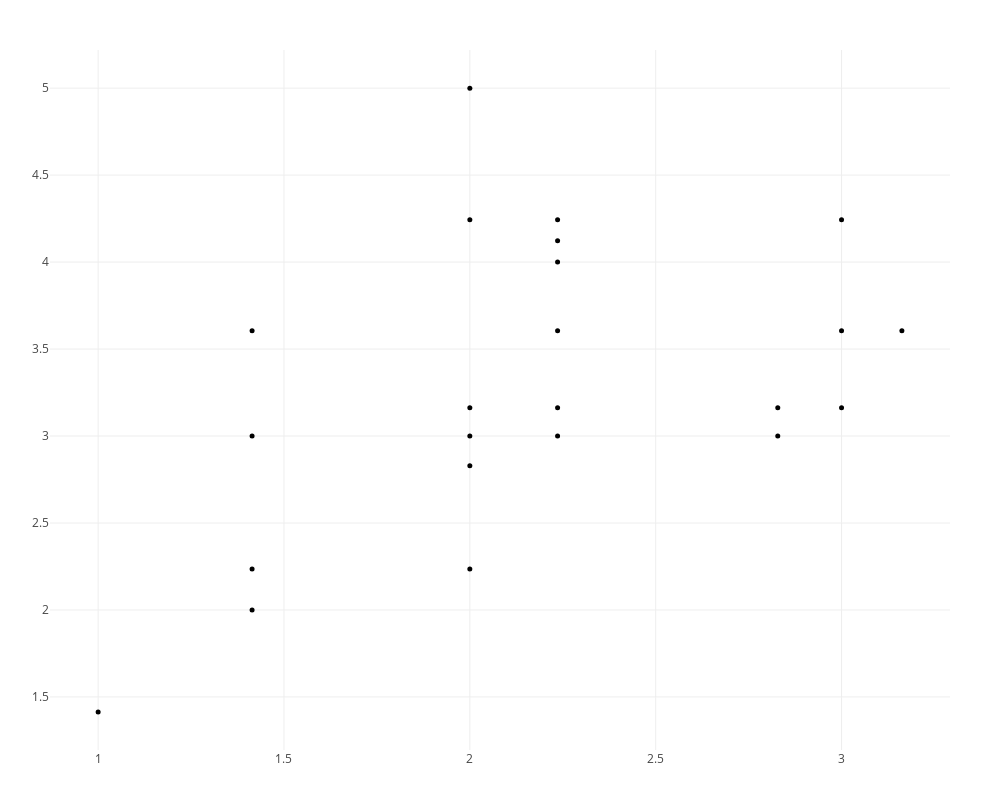

The notebook cell saved with this chart:
### Code cell
plotpersistencediagram_pjs(C,dim=1)

### Figure 1 — Plotly figure (JSON) as saved in the notebook; plotly's stock layout.template omitted (floating-point values rounded to 4 significant figures)
{"data": [{"hoverinfo": "x+y+text", "marker": {"color": "black", "size": 5}, "mode": "markers", "text": ["class/size  1/5, 2/10, 128/10, 129/9, 131/12", "class/size  3/4, 4/6, 5/4, 6/4, 7/4, 8/4, 9/4, 10/4, 11/4, 12/4, 13/4, 14/4, 15/4, 16/6, 17/4, 18/4, 19/4, 20/4, 21/4, 22/4, 23/6, 24/4, 25/4, 26/4, 27/4, 28/4, 29/4, 30/4, 31/4, 32/4, 33/4, 34/6, 35/4, 36/6, 37/4, 38/6, 39/4, 40/4, 41/4, 42/4, 43/8, 44/4, 45/4, 46/4, 47/4, 48/4, 49/4, 50/4, 51/4, 52/4, 53/4, 54/6, 55/4, 56/4, 57/4, 58/4, 59/4, 146/6, 147/8, 148/6", "class/size  60/6, 61/6, 62/5, 65/6, 66/4, 67/8, 70/6, 73/7, 74/4", "class/size  63/9, 64/10, 68/6, 69/6, 71/9, 72/8, 75/12, 76/10, 149/15, 152/10, 155/14", "class/size  77/5, 78/8, 79/8, 80/9, 81/7, 82/6, 83/5, 84/5, 85/5, 86/4, 87/9, 88/5, 89/11, 90/4, 91/11, 92/14, 93/5, 94/7, 95/4, 96/7, 97/10, 98/16, 99/4, 100/5, 101/5, 102/6, 104/7, 105/4, 107/9, 108/7, 110/7, 111/5, 112/6, 113/4, 114/7, 115/5, 116/5, 157/23", "class/size  103/12, 106/12, 109/12, 156/23", "class/size  117/8", "class/size  118/14, 121/12, 122/11, 123/7, 125/20, 160/14", "class/size  119/17, 120/7, 124/16, 126/11", "class/size  127/18, 130/36", "class/size  132/25, 133/15, 135/17, 140/9", "class/size  134/10, 136/10, 137/25, 138/8, 142/13, 143/18, 144/17", "class/size  139/20, 141/15", "class/size  145/23", "class/size  150/16, 153/17, 154/10", "class/size  151/15", "class/size  158/23", "class/size  159/32", "class/size  161/31", "class/size  162/35", "class/size  163/26, 168/21, 169/18", "class/size  164/52, 167/50", "class/size  165/66, 166/40"], "textfont": {"family": "Raleway, sans-serif"}, "textposition": "top center", "type": "scatter", "x": [2.828, 1, 1.414, 1.414, 2, 2, 2, 2.236, 2.236, 2.828, 3, 3, 3, 3.162, 1.414, 1.414, 2, 2.236, 2.236, 2.236, 2.236, 2, 2], "y": [3, 1.414, 2, 2.236, 2.236, 3, 2.828, 3, 3.162, 3.162, 3.606, 3.162, 4.243, 3.606, 3, 3.606, 3.162, 4.243, 3.606, 4.123, 4, 4.243, 5]}, {"hoverinfo": "x+text", "marker": {"color": "red", "size": 6}, "mode": "markers", "text": [], "textfont": {"family": "Raleway, sans-serif"}, "textposition": "top center", "type": "scatter", "x": [], "y": []}], "layout": {"height": 800, "hovermode": "closest", "margin": {"b": 50, "l": 50, "r": 50, "t": 50}, "scene": {"aspectmode": "manual", "aspectratio": {"x": 1, "y": 1.658}}, "showlegend": false, "width": 1000}}
